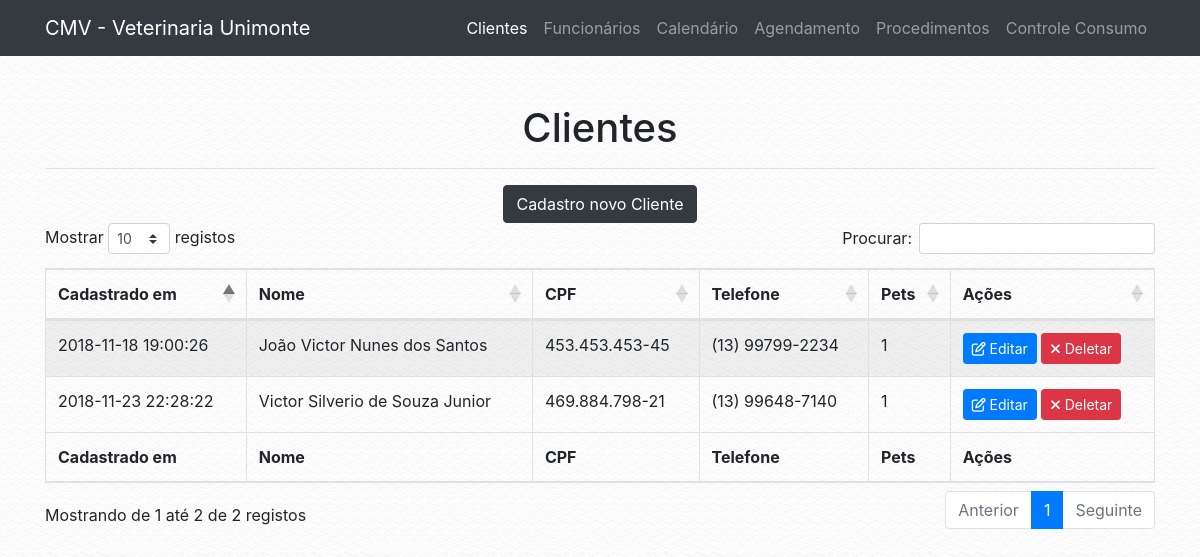
Page /cliente.php on the earlier database version.
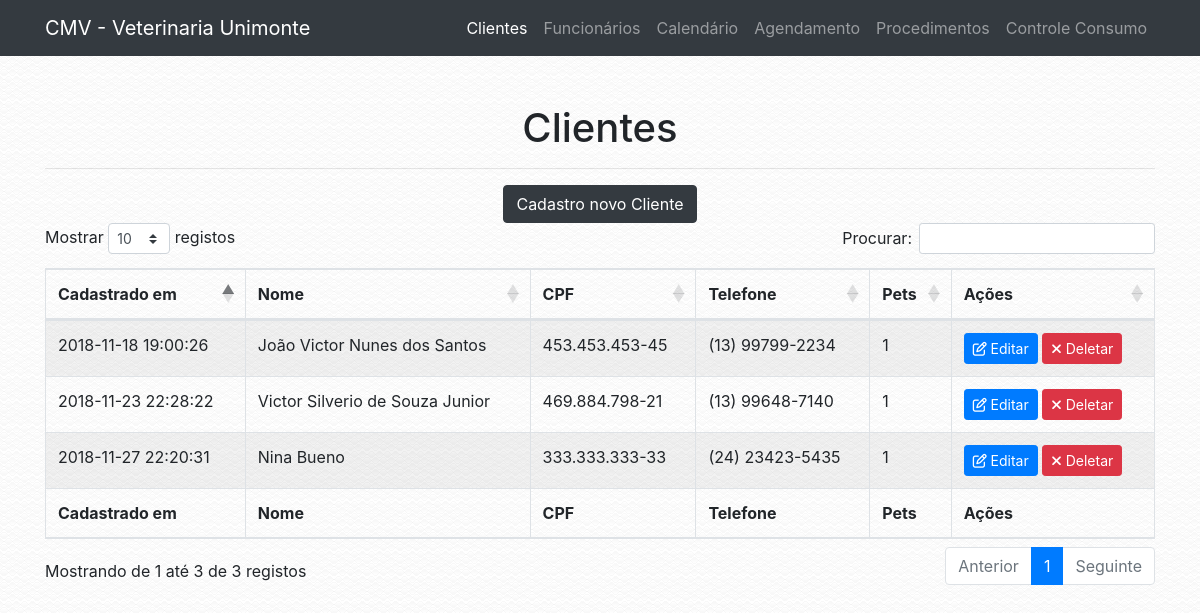
Same page on the later database version.
### tables this page shows
CREATE TABLE `tab_cliente` (
  `COD_CLIENTE` int(13) NOT NULL,
  `NOME_CLIENTE` varchar(200) NOT NULL,
  `CPF` varchar(30) NOT NULL,
  `RG` varchar(30) NOT NULL,
  `CEP` varchar(30) NOT NULL,
  `ENDERECO` varchar(100) NOT NULL,
  `BAIRRO` varchar(100) NOT NULL,
  `CIDADE` varchar(100) NOT NULL,
  `UF` varchar(50) NOT NULL,
  `TELEFONE` varchar(30) NOT NULL,
  `EMAIL` varchar(100) NOT NULL,
  `CADASTRO` timestamp NOT NULL DEFAULT CURRENT_TIMESTAMP
);

### conf/database.php (called while the page is built)
<?php
$conf = array(
        "server" => "localhost",
        "db_name" => "bd_veterinaria",
        "db_user" => "root",
        "db_password" => "root"
);
?>

### classes/dbconnect.php (called while the page is built, shortened)
<?php
class DbConnect {
    public function __construct() {
        $this->tbl_pet = "tab_pet";
        $this->tbl_cliente = "tab_cliente";
        if (file_exists('./conf/database.php')) {
            require './conf/database.php';
        } else {
            require '../conf/database.php';
        }
        $host = $conf['server'];
        $db_name = $conf['db_name'];
        $username = $conf['db_user'];
        $password = $conf['db_password'];
        try {
            $this->conn = new \PDO('mysql:host='.$host.';dbname='.$db_name.';charset=utf8', $username, $password);
        } catch (\PDOException $e) {
            die($e->getMessage());
        }
    }
}

### classes/cliente.php (called while the page is built, shortened)
<?php
class Cliente extends DbConnect{
    public static function obter_clientes(): array {
        $db = new DbConnect;
        $tbl_cliente = $db->tbl_cliente;
        try {
            $stmt = $db->conn->prepare("SELECT * FROM $tbl_cliente ORDER BY CADASTRO DESC");
            $stmt->execute();
            $result = $stmt->fetchAll(\PDO::FETCH_ASSOC);
            $result['status'] = true;
        } catch (\PDOExcepton $e) {
            $result['status'] = false;
            $result['message'] = "Error: " . $e->getMessage();
        }
        return $result;
    }
}

### classes/animal.php (called while the page is built, shortened)
<?php
class Animal extends DbConnect{
    public static function total_de_animais(int $cliente_code): int{
        $db = new DbConnect;
        $tbl_pet = $db->tbl_pet;
        try {
            $stmt = $db->conn->prepare("SELECT COUNT(*) FROM $tbl_pet WHERE COD_CLIENTE = :cliente_cod");
            $stmt->bindParam(':cliente_cod', $cliente_code, \PDO::PARAM_INT);
            $stmt->execute();
            return $stmt->fetchColumn();
        } catch (\PDOException $e) {
            return 0;
        }
    }
}

### conf/navigation.php (called while the page is built)
<?php
$config = array(
        "name" => "CMV - Veterinaria Unimonte",
        "url" => "http://localhost/vet"
);
?>

### classes/app.php (called while the page is built, shortened)
<?php
class App {
    public function __construct() {
        if (file_exists('./conf/navigation.php')) {
            require './conf/navigation.php';
        } else {
            require '../conf/navigation.php';
        }
        $this->url = $config['url'];
}
}

### cliente.php (the view, shortened to what the changed rows need)
<?php
$app = new VeterinariaUnimonte\App;
?>
<!DOCTYPE html>
<html lang="en">
  <head>
    <?php
    require 'includes/global.php';
    ?>
  </head>
  <body>
    <div class="container">
      <div class="row">
        <div class="col-lg-12">
            <br>
            <br>
            <h1 class="text-center">Clientes</h1>
            <hr>
            <?php
if (!isset($_GET['f'])) {
    echo '<div class="text-center"><a href="?f=cadastrar" class="btn btn-dark">Cadastro novo Cliente</a></div>';
    echo '
    <table id="clientes" class="table table-striped table-bordered" style="width:100%">
        <thead>
            <tr>
                <th>Cadastrado em</th>
                <th>Nome</th>
                <th>CPF</th>
                <th>Telefone</th>
                <th>Pets</th>
                <th>Ações</th>
            </tr>
        </thead>
        <tbody>
            ';
            $clientes_data = VeterinariaUnimonte\Cliente::obter_clientes();
            foreach ($clientes_data as $cliente) {
            if (isset($cliente['COD_CLIENTE'])) {
            echo '<tr>
                <td>'.$cliente['CADASTRO'].'</td>
                <td>'.$cliente['NOME_CLIENTE'].'</td>
                <td>'.$cliente['CPF'].'</td>
                <td>'.$cliente['TELEFONE'].'</td>
                <td>'.VeterinariaUnimonte\Animal::total_de_animais($cliente['COD_CLIENTE']).'</td>
                <td><a class="btn btn-primary btn-sm" href="?f=edit&id='.$cliente['COD_CLIENTE'].'"><i class="fa fa-pencil-square-o" aria-hidden="true"></i> Editar</a> <a class="btn btn-danger btn-sm" href="?f=remove&id='.$cliente['COD_CLIENTE'].'"><i class="fa fa-times" aria-hidden="true"></i> Deletar</a></td>
            </tr>';
            }
          }
    echo '</tbody>
        <tfoot>
            <tr>
                <th>Cadastrado em</th>
                <th>Nome</th>
                <th>CPF</th>
                <th>Telefone</th>
                <th>Pets</th>
                <th>Ações</th>
            </tr>
        </tfoot>
    </table>
    <br><br>
    <link rel="stylesheet" href="'.$app->url.'/vendor/datatables/datatables/media/css/dataTables.bootstrap4.min.css">
          <script src="'.$app->url.'/vendor/datatables/datatables/media/js/jquery.dataTables.min.js"></script>
          <script src="'.$app->url.'/vendor/datatables/datatables/media/js/dataTables.bootstrap4.min.js"></script>
          <script>$(document).ready(function() {
            $("#clientes").DataTable({
              "language": {
                "sEmptyTable":   "Nenhum registro encontrado",
                "sProcessing":   "A processar...",
                "sLengthMenu":   "Mostrar _MENU_ registos",
                "sZeroRecords":  "Não foram encontrados resultados",
                "sInfo":         "Mostrando de _START_ até _END_ de _TOTAL_ registos",
                "sInfoEmpty":    "Mostrando de 0 até 0 de 0 registos",
                "sInfoFiltered": "(filtrado de _MAX_ registos no total)",
                "sInfoPostFix":  "",
                "sSearch":       "Procurar:",
                "sUrl":          "",
                "oPaginate": {
                    "sFirst":    "Primeiro",
                    "sPrevious": "Anterior",
                    "sNext":     "Seguinte",
                    "sLast":     "Último"
                },
                "oAria": {
                    "sSortAscending":  ": Ordenar colunas de forma ascendente",
                    "sSortDescending": ": Ordenar colunas de forma descendente"
                }
              }
          });
        } );</script>';
  } else if ($_GET['f'] == "remove" and isset($_GET['id'])) {
    $remover_cliente = VeterinariaUnimonte\Cliente::deletar_cliente($_GET['id']);
    if ($remover_cliente['status'] == true) {
      echo '<div class="alert alert-success" role="alert"><i class="fa fa-check"></i> ' . $remover_cliente['message'] . '</div>';
    } else if ($remover_cliente['status'] == false) {
      echo '<div class="alert alert-danger" role="alert"><i class="fa fa-times"></i> ' . $remover_cliente['message'] . '</div>';
    }
  } else if ($_GET['f'] == "edit" and isset($_GET['id'])) {
    $cliente_data = VeterinariaUnimonte\Cliente::obter_cliente($_GET['id']);
    if (isset($cliente_data['COD_CLIENTE'])) {
      if (isset($_POST['NOME_CLIENTE'])) {
        $dados_cliente = array();
        $dados_animais = array();
        foreach ($_POST as $key => $value) {
            if (!is_array($value)) {
                $dados_cliente[$key] = $value;
            } else {
                $x = 0;
                foreach ($value as $value2) {
                    $dados_animais[$x][$key] = $value2;
                }
                $x++;
            }
        }
        $cliente = VeterinariaUnimonte\Cliente::alterar_cliente($cliente_data['COD_CLIENTE'], $dados_cliente);
        if ($cliente['status'] == true) {
            echo '<div class="alert alert-success" role="alert"><i class="fa fa-check"></i> ' . $cliente['message'] . '</div>';
            foreach ($dados_animais as $animal_info) {
                VeterinariaUnimonte\Animal::deletar_animal_cliente($cliente_data['COD_CLIENTE']);
                $animal = VeterinariaUnimonte\Animal::adicionar_animal($cliente_data['COD_CLIENTE'], $animal_info);
                echo '<div class="alert alert-success" role="alert"><i class="fa fa-check"></i> Animais alterados com sucesso</div>';
            }
        } else {
            echo '<div class="alert alert-danger" role="alert"><i class="fa fa-times"></i> <strong>Error!</strong> ' . $cliente['message'] . '</div>';
        }
    } else {
      ?>
      <form method="POST" action="cliente.php?f=edit&id=<?php echo $_GET['id']; ?>">
            <div class="form-group">
              <label for="nome">Nome do Proprietário <span style="color: red;">*</span></label>
              <input type="text" class="form-control" id="NOME_CLIENTE" name="NOME_CLIENTE" placeholder="Ex: Fulano da Silva" value="<?php echo $cliente_data['NOME_CLIENTE']; ?>">
            </div>
            <div class="form-group">
              <label for="cpf">CPF <span style="color: red;">*</span></label>
              <input type="text" class="form-control" id="CPF" name="CPF" placeholder="Ex: 999.999.999-99" data-inputmask="'mask': '999.999.999-99'" value="<?php echo $cliente_data['CPF']; ?>">
            </div>
            <div class="form-group">
              <label for="rg">RG <span style="color: red;">*</span></label>
              <input type="text" class="form-control" id="RG" name="RG" placeholder="Ex: 99.999.999-9" data-inputmask="'mask': '99.999.999-9'" value="<?php echo $cliente_data['RG']; ?>">
            </div>
            <div class="form-group">
              <label for="CEP">CEP <span style="color: red;">*</span></label>
              <input type="text" class="form-control" id="CEP" name="CEP" placeholder="Ex: 99.999.999-9" data-inputmask="'mask': '99999-999'" value="<?php echo $cliente_data['CEP']; ?>">
            </div>
            <div class="form-group">
              <div class="row">
                <div class="col-lg-3">
                  <label for="cidade">Cidade <span style="color: red;">*</span></label>
                  <input type="text" class="form-control" id="CIDADE" name="CIDADE" value="<?php echo $cliente_data['CIDADE']; ?>">
                </div>
                <div class="col-lg-1">
                  <label for="estado">Estado <span style="color: red;">*</span></label>
                  <input type="text" class="form-control" id="UF" name="UF" value="<?php echo $cliente_data['UF']; ?>">
                </div>
                <div class="col-lg-4">
                  <label for="bairro">Bairro <span style="color: red;">*</span></label>
                  <input type="text" class="form-control" id="BAIRRO" name="BAIRRO" value="<?php echo $cliente_data['BAIRRO']; ?>">
                </div>
                <?php
                $split_endereco = preg_split("/\s+(?=\S*+$)/",$cliente_data['ENDERECO']);
                ?>
                <div class="col-lg-3">
                  <label for="endereco">Rua <span style="color: red;">*</span></label>
                  <input type="text" class="form-control" id="RUA" name="RUA" value="<?php echo $split_endereco[0]; ?>">
                </div>
                <div class="col-lg-1">
                  <label for="numero">nº <span style="color: red;">*</span></label>
                  <input type="text" class="form-control" id="NUMERO" name="NUMERO" value="<?php echo $split_endereco[1]; ?>">
                </div>
              </div>
              <div class="form-group">
                <label for="TELEFONE">Celular <span style="color: red;">*</span></label>
                <input type="text" class="form-control" id="TELEFONE" name="TELEFONE" placeholder="Ex: (13) 99999-9999" data-inputmask="'mask': '(99) 99999-9999'" value="<?php echo $cliente_data['TELEFONE']; ?>">
              </div>
              <div class="form-group">
                <label for="EMAIL">Email <span style="color: red;">*</span></label>
                <input type="email" class="form-control" id="EMAIL" name="EMAIL" placeholder="Ex: seuemail@teste.com" value="<?php echo $cliente_data['EMAIL']; ?>">
              </div>
              <br>
              <h3>Informações do Animal</h3>
              <hr>
              <div id="animais"></div>
              <div class="text-right">
                <a class="btn btn-primary" onclick="addAnimal();" style="pointer: cursor; color: white;"><i class="fa fa-plus" aria-hidden="true"></i> Novo animal</a>
              </div>
            </div>
            <hr>
            <div class="text-left">
              <button type="submit" class="btn btn-large btn-success"><i class="fa fa-floppy-o" aria-hidden="true"></i> Salvar Dados</button>
            </div>
            <div id="error_message" style="margin-top: 2%;"></div>
            </div>
            </form>
            </div>
            <br><br>
            <script src='<?php echo $app->url; ?>/js/animal.js'></script>
            <script>
            <?php
            $cliente_animais = VeterinariaUnimonte\Animal::obter_animais($cliente_data['COD_CLIENTE']);
            foreach ($cliente_animais as $animal) {
              if (isset($animal['COD_PET'])) {
                echo "EditAnimal('".$animal['NOME_PET']."', '".$animal['TIPO']."', '".$animal['RACA']."', '".$animal['SEXO']."', '".$animal['IDADE']."', '".$animal['PELAGEM']."');";
              }
              }
            ?>
            </script>
            <script src='<?php echo $app->url; ?>/js/conferir_campos.js'></script>
    <?php
    }
    } else {
      echo '<div class="alert alert-danger" role="alert"><i class="fa fa-times"></i> Esse cliente não existe ou acabou de ser removido.</div>';
    }
}
?>
  </body>
</html>

Differences in the rows shown:
added tab_cliente: CADASTRO "2018-11-27 22:20:31", NOME_CLIENTE "Nina Bueno", CPF "333.333.333-33", TELEFONE "(24) 23423-5435", COD_CLIENTE "1"
Other differences:
text written by a page script: "Mostrar registos Procurar: Mostrando de 1 até 2 de 2 registos Anterior 1 Seguinte" → "Mostrar registos Procurar: Mostrando de 1 até 3 de 3 registos Anterior 1 Seguinte"
